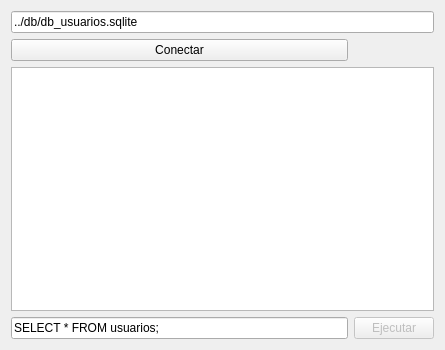
<?xml version="1.0" encoding="UTF-8"?>
<ui version="4.0">
 <class>Ventana</class>
 <widget class="QWidget" name="Ventana">
  <property name="geometry">
   <rect>
    <x>0</x>
    <y>0</y>
    <width>445</width>
    <height>350</height>
   </rect>
  </property>
  <property name="windowTitle">
   <string>Ventana</string>
  </property>
  <layout class="QGridLayout" name="gridLayout">
   <item row="0" column="0" colspan="3">
    <widget class="QLineEdit" name="leArchivoDB">
     <property name="text">
      <string>../db/db_usuarios.sqlite</string>
     </property>
    </widget>
   </item>
   <item row="1" column="1" colspan="2">
    <spacer name="horizontalSpacer">
     <property name="orientation">
      <enum>Qt::Horizontal</enum>
     </property>
     <property name="sizeHint" stdset="0">
      <size>
       <width>40</width>
       <height>20</height>
      </size>
     </property>
    </spacer>
   </item>
   <item row="2" column="0" colspan="3">
    <widget class="QTextEdit" name="te"/>
   </item>
   <item row="1" column="0">
    <widget class="QPushButton" name="pbConectar">
     <property name="minimumSize">
      <size>
       <width>0</width>
       <height>0</height>
      </size>
     </property>
     <property name="text">
      <string>Conectar</string>
     </property>
    </widget>
   </item>
   <item row="3" column="0">
    <widget class="QLineEdit" name="leComandoSQL">
     <property name="text">
      <string>SELECT * FROM usuarios;</string>
     </property>
    </widget>
   </item>
   <item row="3" column="1" colspan="2">
    <widget class="QPushButton" name="pbEjecutar">
     <property name="enabled">
      <bool>false</bool>
     </property>
     <property name="text">
      <string>Ejecutar</string>
     </property>
    </widget>
   </item>
  </layout>
 </widget>
 <resources/>
 <connections/>
</ui>
